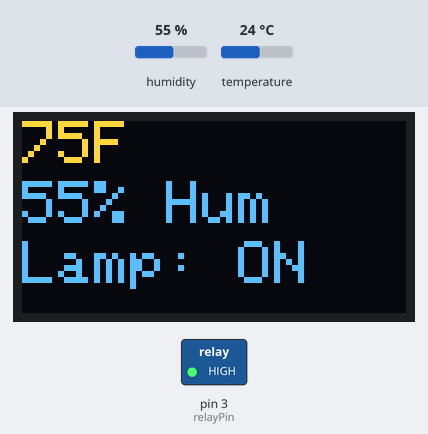
The program below on a simulated Arduino Nano, built with avr-gcc and run on an emulated ATmega328P. On the bench: 128×64 one-colour display, switched loads named in the program (green lamp = pin HIGH). Inputs (shaded band) come from the test bench; at power-on: temperature 24 °C, humidity 55 %. The OLED is the two-colour kind (top 16 rows yellow); the display library's start-up logo is not drawn; what the program prints to the serial monitor is not drawn.

Above: at 3.7 s.
3.8 s: temperature set to 37 °C
At 4.5 s:
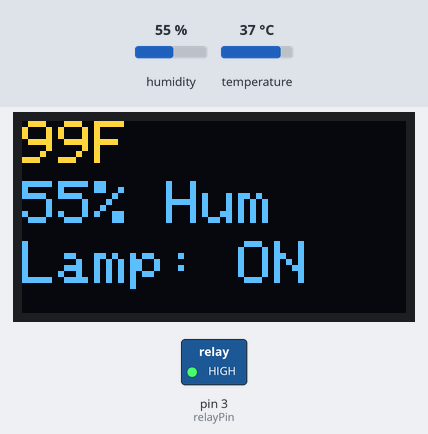
5.4 s: temperature set to 40 °C
At 6.7 s:
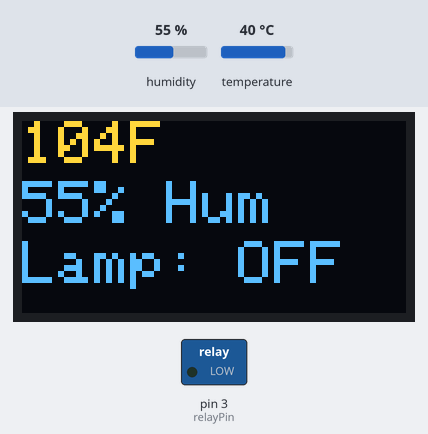
7.0 s: humidity set to 22 %
At 8.3 s:
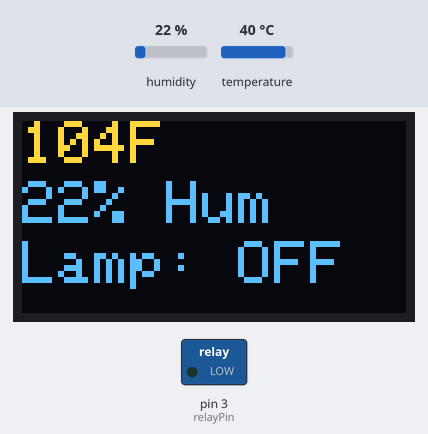
8.6 s: temperature set to 12 °C
At 9.6 s:
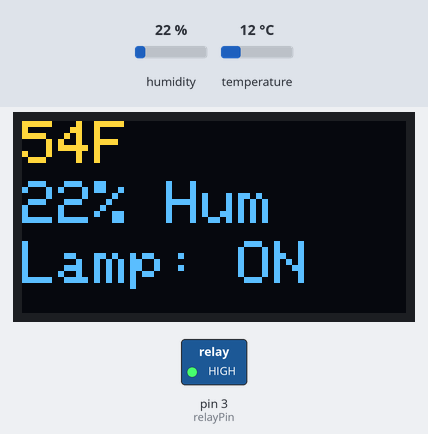
10.3 s: humidity set to 40 %
At 10.8 s:
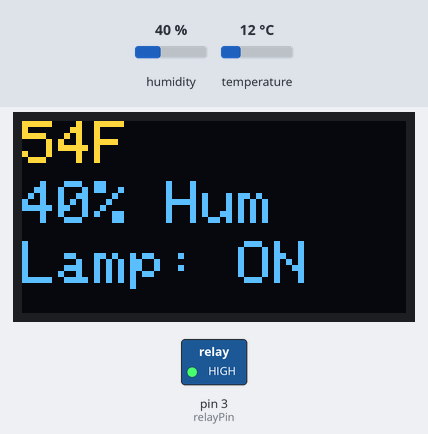
Timing chart, 0 to 12.9 s (numbered marks = the images above; inputs shaded):
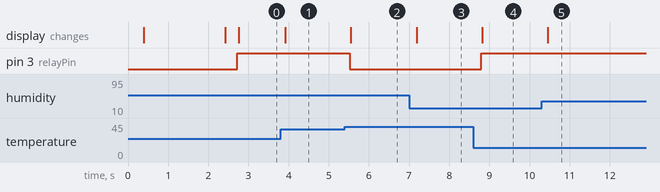

Measured:
- the behaviour switches between 38 and 39 °C on temperature (found by bisection; images 1 and 2)
- after the input at 3.8 s, the display: changes after 0.12 s (image 1)
- after the input at 5.4 s, pin 3 (relayPin): HIGH → LOW after 0.12 s; the display: changes after 0.15 s (image 2)
- after the input at 7.0 s, the display: changes after 0.19 s (image 3)
- after the input at 8.6 s, pin 3 (relayPin): LOW → HIGH after 0.19 s; the display: changes after 0.22 s (image 4)
- after the input at 10.3 s, the display: changes after 0.15 s (image 5)

The program:

main.cpp
```cpp
#include <Arduino.h>
#include <SPI.h>
#include <Wire.h>
#include <Adafruit_I2CDevice.h>
#include <Adafruit_GFX.h>
#include <Adafruit_SSD1306.h>
#include <Adafruit_Sensor.h>
#include <DHT.h>
#include <DHT_U.h>

#define DHTPIN 2
#define DHTTYPE    DHT11     // DHT 11
DHT_Unified dht(DHTPIN, DHTTYPE);

int loopTracker = 0;
int loopTrackerMax = 50;
int loopDelay = 200; // in miliseconds

int maxTemp = 100.0;
int minTemp = 99.6;

bool atHomeScreen = true;
int buttons[] = {12, 11, 10, 9};
int buttonDownPin = 11;
int buttonSelectPin = 10;
int buttonMenuPin = 9;
int buttonCount = 4; // since we have 4 buttons

int relayPin = 3;
String lamp = "OFF";

#define SCREEN_WIDTH 128 // OLED display width, in pixels
#define SCREEN_HEIGHT 64 // OLED display height, in pixels

// Declaration for an SSD1306 display connected to I2C (SDA, SCL pins)
#define OLED_RESET     4 // Reset pin # (or -1 if sharing Arduino reset pin)
Adafruit_SSD1306 display(SCREEN_WIDTH, SCREEN_HEIGHT, &Wire, OLED_RESET);

void initSensors() {
  pinMode(relayPin, OUTPUT);
  digitalWrite(relayPin, LOW);

  dht.begin();
  sensor_t sensor;
  dht.temperature().getSensor(&sensor);
  dht.temperature().getSensor(&sensor);
  Serial.println(F("------------------------------------"));
  Serial.println(F("Temperature Sensor"));
  Serial.print  (F("Sensor Type: ")); Serial.println(sensor.name);
  Serial.print  (F("Driver Ver:  ")); Serial.println(sensor.version);
  Serial.print  (F("Unique ID:   ")); Serial.println(sensor.sensor_id);
  Serial.print  (F("Max Value:   ")); Serial.print(sensor.max_value); Serial.println(F("°C"));
  Serial.print  (F("Min Value:   ")); Serial.print(sensor.min_value); Serial.println(F("°C"));
  Serial.print  (F("Resolution:  ")); Serial.print(sensor.resolution); Serial.println(F("°C"));
  Serial.println(F("------------------------------------"));
  // Print humidity sensor details.
  dht.humidity().getSensor(&sensor);
  Serial.println(F("Humidity Sensor"));
  Serial.print  (F("Sensor Type: ")); Serial.println(sensor.name);
  Serial.print  (F("Driver Ver:  ")); Serial.println(sensor.version);
  Serial.print  (F("Unique ID:   ")); Serial.println(sensor.sensor_id);
  Serial.print  (F("Max Value:   ")); Serial.print(sensor.max_value); Serial.println(F("%"));
  Serial.print  (F("Min Value:   ")); Serial.print(sensor.min_value); Serial.println(F("%"));
  Serial.print  (F("Resolution:  ")); Serial.print(sensor.resolution); Serial.println(F("%"));
  Serial.println(F("------------------------------------"));
}

void initDisplay() {
  // SSD1306_SWITCHCAPVCC = generate display voltage from 3.3V internally
  if(!display.begin(SSD1306_SWITCHCAPVCC, 0x3C)) { //Ive changed the address //already chill
    Serial.println(F("SSD1306 allocation failed"));
    for(;;); // Don't proceed, loop forever
  }

  // Show initial display buffer contents on the screen --
  // the library initializes this with an Adafruit splash screen.
  display.display();
  delay(2000); // Pause for 2 seconds

  // Clear the buffer
  display.clearDisplay();
  display.setTextSize(2); // Draw 2X-scale text
  display.setTextColor(SSD1306_WHITE);
  display.setCursor(10, 0);
  display.println(F("Loading..."));
  display.display();      // Show initial text
  delay(100);


  // Invert and restore display, pausing in-between
  //display.invertDisplay(true);
  //delay(1000);
  //display.invertDisplay(false);
  //delay(1000);
}

void updateDisplay(String line1, String line2, String line3) {
    display.clearDisplay();
    display.setTextSize(2);
    display.setTextColor(SSD1306_WHITE);
    display.setCursor(0, 0);
    display.println(line1);
    display.setCursor(0,20);
    display.println(line2);
    display.setCursor(0,40);
    display.println(line3);
    display.display();
}

int checkButtons() {
  int bp = 0;
  for (int i = 0; i < buttonCount; i++) {
    if (digitalRead(buttons[i]) == 0) {
      bp = buttons[i];
      //Serial.print("Button "); Serial.print(buttons[i]); Serial.println(" was 0");
    } else {
      //Serial.print("Button "); Serial.print(buttons[i]); Serial.println(" was 1");
    }
  }
  return bp;
}

void setupButtons() {
  for (int t = 0; t < buttonCount; t++) {
    pinMode(buttons[t], INPUT_PULLUP);
  }
}

void setup() {
  Serial.begin(9600);
  setupButtons();
  initSensors();
  initDisplay();
}

void loop() {
  if (!atHomeScreen) {
    loopTracker++;
  }
  delay(loopDelay);

  int tempF = 0;
  int tempC = 0;
  int hum = 0;

/*
  int b = checkButtons();
  if (b > 0) {
    atHomeScreen = false;
  }

  switch (b) {
    case 12:
      Serial.println("Button 12 was pressed");
      break;
    case 11:
      Serial.println("Button 11 was pressed");
      break;
    case 10:
      Serial.println("Button 10 was pressed");
      break;
    case 9:
      Serial.println("Button 9 was pressed");
      break;
    default:
      break;
  }
*/

  sensors_event_t event;
  dht.temperature().getEvent(&event);
  if (isnan(event.temperature)) {
    Serial.println(F("Error reading temperature!"));
  }
  else {
    tempC = (int)(event.temperature+0.5f);
    tempF = (int)(((tempC * 1.8) + 32)+0.5f);
  }

  // Get humidity event and print its value.
  dht.humidity().getEvent(&event);
  if (isnan(event.relative_humidity)) {
    Serial.println(F("Error reading humidity!"));
  }
  else {
    hum = (int)(event.relative_humidity+0.5f);
  }

  if (tempF > 10) {
    if (tempF > maxTemp) {
      lamp = "OFF";
      digitalWrite(relayPin, LOW);
    }
    if (tempF < minTemp) {
      lamp = "ON";
      digitalWrite(relayPin, HIGH);
    }
  } else {
    lamp = "ERR";
  }

  String tempStr = "";
  tempStr.concat(tempF);
  tempStr.concat("F");

  String humStr = "";
  humStr.concat(hum);
  humStr.concat("% Hum");

  String lampStr = "";
  lampStr.concat("Lamp: ");
  lampStr.concat(lamp);

  Serial.println(tempStr);
  Serial.println(humStr);
  Serial.println(lampStr);

  if (atHomeScreen) {
    updateDisplay(tempStr, humStr, lampStr);
  }

  if (loopTracker > loopTrackerMax) {
    loopTracker = 0;
    atHomeScreen = true;
  }
}
```
